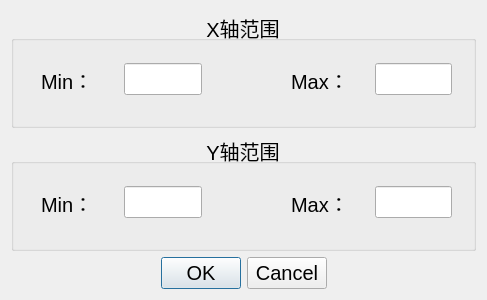
<?xml version="1.0" encoding="UTF-8"?>
<ui version="4.0">
 <class>QSetXYRangeDlg</class>
 <widget class="QDialog" name="QSetXYRangeDlg">
  <property name="geometry">
   <rect>
    <x>0</x>
    <y>0</y>
    <width>487</width>
    <height>300</height>
   </rect>
  </property>
  <property name="font">
   <font>
    <pointsize>15</pointsize>
   </font>
  </property>
  <property name="windowTitle">
   <string>调整X-Y轴范围</string>
  </property>
  <layout class="QVBoxLayout" name="verticalLayout">
   <item>
    <widget class="QGroupBox" name="groupBox">
     <property name="title">
      <string>X轴范围</string>
     </property>
     <property name="alignment">
      <set>Qt::AlignCenter</set>
     </property>
     <widget class="QWidget" name="">
      <property name="geometry">
       <rect>
        <x>30</x>
        <y>50</y>
        <width>411</width>
        <height>37</height>
       </rect>
      </property>
      <layout class="QHBoxLayout" name="horizontalLayout">
       <item>
        <widget class="QLabel" name="label">
         <property name="sizePolicy">
          <sizepolicy hsizetype="Preferred" vsizetype="Preferred">
           <horstretch>1</horstretch>
           <verstretch>0</verstretch>
          </sizepolicy>
         </property>
         <property name="text">
          <string>Min：</string>
         </property>
        </widget>
       </item>
       <item>
        <widget class="QLineEdit" name="m_Edit_Min_X">
         <property name="sizePolicy">
          <sizepolicy hsizetype="Expanding" vsizetype="Fixed">
           <horstretch>1</horstretch>
           <verstretch>0</verstretch>
          </sizepolicy>
         </property>
        </widget>
       </item>
       <item>
        <widget class="QLabel" name="label_3">
         <property name="sizePolicy">
          <sizepolicy hsizetype="Preferred" vsizetype="Preferred">
           <horstretch>1</horstretch>
           <verstretch>0</verstretch>
          </sizepolicy>
         </property>
         <property name="text">
          <string/>
         </property>
        </widget>
       </item>
       <item>
        <widget class="QLabel" name="label_2">
         <property name="sizePolicy">
          <sizepolicy hsizetype="Preferred" vsizetype="Preferred">
           <horstretch>1</horstretch>
           <verstretch>0</verstretch>
          </sizepolicy>
         </property>
         <property name="text">
          <string>Max：</string>
         </property>
        </widget>
       </item>
       <item>
        <widget class="QLineEdit" name="m_Edit_Max_X">
         <property name="sizePolicy">
          <sizepolicy hsizetype="Expanding" vsizetype="Fixed">
           <horstretch>1</horstretch>
           <verstretch>0</verstretch>
          </sizepolicy>
         </property>
        </widget>
       </item>
      </layout>
     </widget>
    </widget>
   </item>
   <item>
    <widget class="QGroupBox" name="groupBox_2">
     <property name="title">
      <string>Y轴范围</string>
     </property>
     <property name="alignment">
      <set>Qt::AlignCenter</set>
     </property>
     <widget class="QWidget" name="layoutWidget_2">
      <property name="geometry">
       <rect>
        <x>30</x>
        <y>50</y>
        <width>411</width>
        <height>37</height>
       </rect>
      </property>
      <layout class="QHBoxLayout" name="horizontalLayout_3">
       <item>
        <widget class="QLabel" name="label_7">
         <property name="sizePolicy">
          <sizepolicy hsizetype="Preferred" vsizetype="Preferred">
           <horstretch>1</horstretch>
           <verstretch>0</verstretch>
          </sizepolicy>
         </property>
         <property name="text">
          <string>Min：</string>
         </property>
        </widget>
       </item>
       <item>
        <widget class="QLineEdit" name="m_Edit_Min_Y">
         <property name="sizePolicy">
          <sizepolicy hsizetype="Expanding" vsizetype="Fixed">
           <horstretch>1</horstretch>
           <verstretch>0</verstretch>
          </sizepolicy>
         </property>
        </widget>
       </item>
       <item>
        <widget class="QLabel" name="label_8">
         <property name="sizePolicy">
          <sizepolicy hsizetype="Preferred" vsizetype="Preferred">
           <horstretch>1</horstretch>
           <verstretch>0</verstretch>
          </sizepolicy>
         </property>
         <property name="text">
          <string/>
         </property>
        </widget>
       </item>
       <item>
        <widget class="QLabel" name="label_9">
         <property name="sizePolicy">
          <sizepolicy hsizetype="Preferred" vsizetype="Preferred">
           <horstretch>1</horstretch>
           <verstretch>0</verstretch>
          </sizepolicy>
         </property>
         <property name="text">
          <string>Max：</string>
         </property>
        </widget>
       </item>
       <item>
        <widget class="QLineEdit" name="m_Edit_Max_Y">
         <property name="sizePolicy">
          <sizepolicy hsizetype="Expanding" vsizetype="Fixed">
           <horstretch>1</horstretch>
           <verstretch>0</verstretch>
          </sizepolicy>
         </property>
        </widget>
       </item>
      </layout>
     </widget>
    </widget>
   </item>
   <item>
    <widget class="QDialogButtonBox" name="buttonBox">
     <property name="standardButtons">
      <set>QDialogButtonBox::Cancel|QDialogButtonBox::Ok</set>
     </property>
     <property name="centerButtons">
      <bool>true</bool>
     </property>
    </widget>
   </item>
  </layout>
 </widget>
 <resources/>
 <connections/>
</ui>
